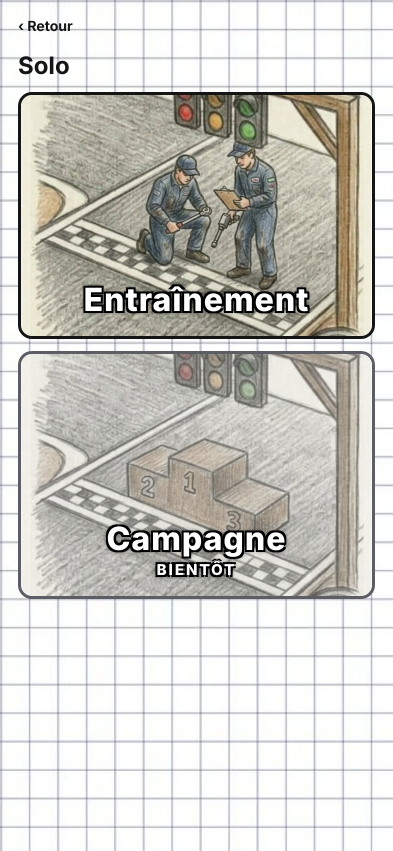
#> input picture solo134.png, 786 x 1702 px (shown at 1/2 size)
$ python boss_images.py ../solo134.png ../solo134.png
#> lines starting #> are read from the running program, lines starting #| are printed output that depends on the picture; after the words box and inside, x2 and y2 are one past the last pixel; in counts of white or black regions, pixels touching at a corner belong together
# Découpe les 8 crayons boss de l'image de Mika et fabrique assets/images/boss-<voiture>.webp (fond transparent, même échelle, pieds alignés)
import sys, numpy as np
from PIL import Image, ImageFilter
from scipy import ndimage as ndi
src = sys.argv[1]; out = sys.argv[2]
im = Image.open(src).convert('RGB')
#> im is the input picture: PIL image 786x1702 RGB; mean R, G, B 204.5, 203.3, 198.2
a = np.array(im).astype(np.int32)
H, W = a.shape[:2]
#> H = 1702; W = 786
BG = np.array([241, 234, 215])
# cases (x0, x1, y0, y1) ; clés = voiture du boss
cells = {
 'bille': (0, 250, 0, 410), 'gomme': (250, 500, 0, 410), 'compas': (500, 740, 0, 410), 'plume': (740, W, 0, 410),
 'colle': (0, 245, 410, H), 'correcteur': (245, 490, 410, H), 'portemine': (490, 700, 410, H), 'agrafeuse': (700, W, 410, H),
}
def cut(key, box):
#> called with key = 'bille', box = (0, 250, 0, 410)
    x0, x1, y0, y1 = box
    c = a[y0:y1, x0:x1]
    d = np.sqrt(((c - BG) ** 2).sum(axis=2))
    thr = 22 if key != 'agrafeuse' else 20
    bgm = d < thr
#> bgm: shape (410, 250) bool; 10.3% white; 97 white regions (86 under 20 px), largest, box (x1, y1, x2, y2) and area: (42, 190, 169, 410) 9668, (185, 375, 250, 410) 363, (72, 171, 108, 172) 36
    # le fond = ce qui touche le bord de la case
    lab, n = ndi.label(bgm)
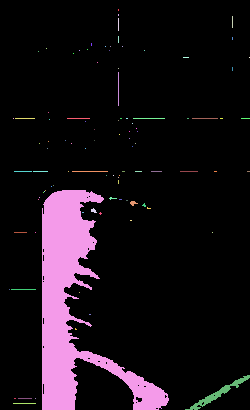
#> lab: shape (410, 250) int32; 101 distinct labels, from 0 to 100; one colour per label, 0 black
#> n = 100
    edge = set(np.unique(np.concatenate([lab[0], lab[-1], lab[:, 0], lab[:, -1]]))) - {0}
#> edge = 5 items
    flood = np.isin(lab, list(edge))
#> flood: shape (410, 250) bool; 9.8% white; 5 white regions (3 under 20 px), largest, box (x1, y1, x2, y2) and area: (42, 190, 169, 410) 9667, (185, 375, 250, 410) 363
    if key == 'agrafeuse':
        # papier découpé plus clair + fumée : on enlève aussi tout ce qui est clair et peu saturé autour
        paper = (c.min(axis=2) > 205) & (np.abs(c[:, :, 0] - c[:, :, 2]) < 45)
        lab2, n2 = ndi.label(paper | flood)
        e2 = set(np.unique(np.concatenate([lab2[0], lab2[-1], lab2[:, 0], lab2[:, -1]]))) - {0}
        flood = np.isin(lab2, list(e2))
    # zones de papier enfermées (entre le bras et le corps...) : on les retire aussi si elles sont bien plates et de la couleur du fond
    flat = d < 11
#> flat: shape (410, 250) bool; 6.9% white; 56 white regions (42 under 20 px), largest, box (x1, y1, x2, y2) and area: (44, 190, 92, 410) 6181, (143, 382, 160, 410) 189, (78, 269, 98, 278) 72
    if key == 'agrafeuse':
        flat = flat | ((c.min(axis=2) > 215) & (np.abs(c[:, :, 0] - c[:, :, 2]) < 40))
    labf, nf = ndi.label(flat & ~flood)
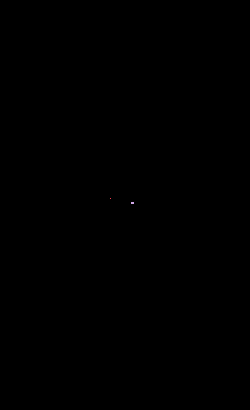
#> labf: shape (410, 250) int32; 3 distinct labels, from 0 to 2; one colour per label, 0 black
#> nf = 2
    if nf:
        areas = ndi.sum(np.ones_like(labf), labf, range(1, nf + 1))
#> areas = [1, 6]
        big = [i + 1 for i, ar in enumerate(areas) if ar > 120]
#> big = []
        flood = flood | np.isin(labf, big)
    flood = ndi.binary_opening(flood, iterations=1) | flood
    alpha = (~flood).astype(np.float32)
    # on garde seulement le plus gros objet (+ ses parties proches : accessoire, plume...)
    lab3, n3 = ndi.label(ndi.binary_dilation(alpha > 0.5, iterations=6))
#> lab3: shape (410, 250) int32; values 0 (black) and 1 (white), 95.2% white; 4 black regions (1 under 20 px), largest, box (x1, y1, x2, y2) and area: (48, 196, 89, 410) 4681, (139, 389, 161, 410) 243, (127, 377, 136, 384) 36
#> n3 = 1
    sizes = ndi.sum(alpha > 0.5, lab3, range(1, n3 + 1))
#> sizes = [92457]
    keep = lab3 == (1 + int(np.argmax(sizes)))
    alpha = alpha * keep
    # bord doux
    al = Image.fromarray((alpha * 255).astype(np.uint8)).filter(ImageFilter.GaussianBlur(0.9))
    al = np.array(al).astype(np.float32) / 255.0
#> al: shape (410, 250) float32
    al = np.clip((al - 0.15) / 0.7, 0, 1)
    # défrange : les pixels de bord prennent la couleur du voisin intérieur
    rgb = c.astype(np.float32)
    inner = ndi.binary_erosion(alpha > 0.5, iterations=2)
#> inner: shape (410, 250) bool; 85.7% white; 1 black region, box (x1, y1, x2, y2) and area: (0, 0, 250, 410) 14636
    idx = ndi.distance_transform_edt(~inner, return_distances=False, return_indices=True)
    rgb = rgb[idx[0], idx[1]]
    rgb = np.where(inner[:, :, None], c, rgb)
    ys, xs = np.where(al > 0.3)
    bb = (xs.min(), ys.min(), xs.max() + 1, ys.max() + 1)
#> bb = (0, 0, 250, 410)
    rgba = np.dstack([np.clip(rgb, 0, 255), al * 255]).astype(np.uint8)
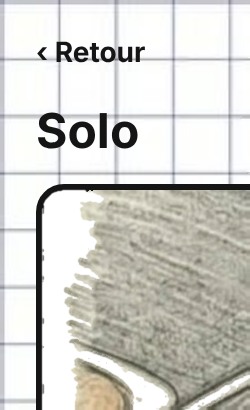
#> rgba: shape (410, 250, 4); mean R, G, B, A 198, 197, 190.8, 230; transparent parts drawn white
    return Image.fromarray(rgba, 'RGBA').crop(bb)
chars = {k: cut(k, b) for k, b in cells.items()}
#> call 2 of cut, with key = 'gomme', box = (250, 500, 0, 410)
#> in cut (call 2), `x0, x1, y0, y1 = box`: x0 = 250; x1 = 500; y0 = 0; y1 = 410
#> in cut (call 2), `bgm = d < thr`: bgm: shape (410, 250) bool; 1.3% white in thin lines or dots
#> in cut (call 2), `lab, n = ndi.label(bgm)`: lab: shape (410, 250) int32; 76 distinct labels, from 0 to 75
#> in cut (call 2), `lab, n = ndi.label(bgm)`: n = 75
#> in cut (call 2), `flood = np.isin(lab, list(edge))`: flood: shape (410, 250) bool; 0.09% white in thin lines or dots, all inside (x1, y1, x2, y2) = (0, 118, 250, 378)
#> in cut (call 2), `flat = d < 11`: flat: shape (410, 250) bool; 0.26% white in thin lines or dots, all inside (x1, y1, x2, y2) = (0, 190, 217, 377)
#> in cut (call 2), `labf, nf = ndi.label(flat & ~flood)`: labf: shape (410, 250) int32; 34 distinct labels, from 0 to 33
#> in cut (call 2), `labf, nf = ndi.label(flat & ~flood)`: nf = 33
#> in cut (call 2), `areas = ndi.sum(np.ones_like(labf), labf, range(1, nf + 1))`: areas = 33 values, max 31 at index 26, min 1 at index 2, mean 7.73
#> in cut (call 2), `lab3, n3 = ndi.label(ndi.binary_dilation(alpha > 0.5, iterations=6))`: lab3: shape (410, 250) int32; every value is 1
#> in cut (call 2), `sizes = ndi.sum(alpha > 0.5, lab3, range(1, n3 + 1))`: sizes = [102411]
#> in cut (call 2), `keep = lab3 == (1 + int(np.argmax(sizes)))`: keep: shape (410, 250) bool; every value is 1
#> in cut (call 2), `inner = ndi.binary_erosion(alpha > 0.5, iterations=2)`:
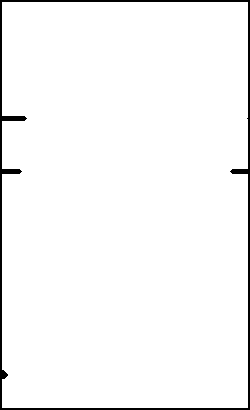
#> inner: shape (410, 250) bool; 97.1% white; 1 black region, box (x1, y1, x2, y2) and area: (0, 0, 250, 410) 2960
#> call 3 of cut, with key = 'compas', box = (500, 740, 0, 410)
#> in cut (call 3), `x0, x1, y0, y1 = box`: x0 = 500; x1 = 740
#> in cut (call 3), `bgm = d < thr`: bgm: shape (410, 240) bool; 11.7% white; 80 white regions (69 under 20 px), largest, box (x1, y1, x2, y2) and area: (37, 192, 153, 304) 5705, (218, 190, 240, 410) 4400, (135, 219, 170, 269) 751
#> in cut (call 3), `lab, n = ndi.label(bgm)`:
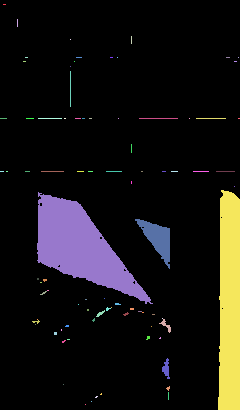
#> lab: shape (410, 240) int32; 86 distinct labels, from 0 to 85; one colour per label, 0 black
#> in cut (call 3), `lab, n = ndi.label(bgm)`: n = 85
#> in cut (call 3), `edge = set(np.unique(np.concatenate([lab[0], lab[-1], lab[:, 0], lab[:..`: edge = 4 items
#> in cut (call 3), `flood = np.isin(lab, list(edge))`: flood: shape (410, 240) bool; 4.5% white; 4 white regions (3 under 20 px), largest, box (x1, y1, x2, y2) and area: (218, 190, 240, 410) 4400
#> in cut (call 3), `flat = d < 11`: flat: shape (410, 240) bool; 9.9% white; 16 white regions (13 under 20 px), largest, box (x1, y1, x2, y2) and area: (38, 195, 150, 301) 4900, (218, 190, 240, 410) 4221, (136, 219, 170, 262) 565
#> in cut (call 3), `labf, nf = ndi.label(flat & ~flood)`:
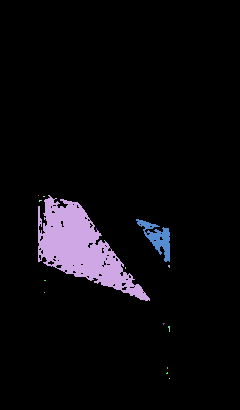
#> labf: shape (410, 240) int32; 19 distinct labels, from 0 to 18; one colour per label, 0 black
#> in cut (call 3), `labf, nf = ndi.label(flat & ~flood)`: nf = 18
#> in cut (call 3), `areas = ndi.sum(np.ones_like(labf), labf, range(1, nf + 1))`: areas = 18 values, max 4894 at index 1, min 1 at index 0, mean 305.5
#> in cut (call 3), `big = [i + 1 for i, ar in enumerate(areas) if ar > 120]`: big = [2, 6]
#> in cut (call 3), `flood = flood | np.isin(labf, big)`: flood: shape (410, 240) bool; 10% white; 6 white regions (3 under 20 px), largest, box (x1, y1, x2, y2) and area: (38, 195, 150, 301) 4894, (218, 190, 240, 410) 4400, (136, 219, 170, 262) 565
#> in cut (call 3), `lab3, n3 = ndi.label(ndi.binary_dilation(alpha > 0.5, iterations=6))`:
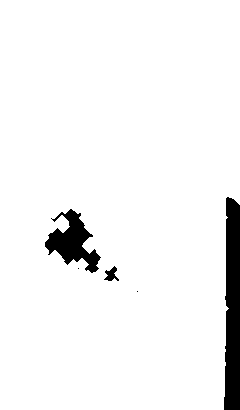
#> lab3: shape (410, 240) int32; values 0 (black) and 1 (white), 95.2% white; 5 black regions (2 under 20 px), largest, box (x1, y1, x2, y2) and area: (224, 197, 240, 410) 3002, (45, 209, 101, 273) 1605, (104, 266, 119, 281) 117
#> in cut (call 3), `sizes = ndi.sum(alpha > 0.5, lab3, range(1, n3 + 1))`: sizes = [88528]
#> in cut (call 3), `bb = (xs.min(), ys.min(), xs.max() + 1, ys.max() + 1)`: bb = (0, 0, 240, 410)
#> chars = 8 items
for k, c in chars.items(): print(k, c.size)
#> this loop made 8 passes
#> k on passes 1 to 8: 'bille', 'gomme', 'compas', 'plume', 'colle', 'correcteur', 'portemine', 'agrafeuse'
#| bille (250, 410)
#| gomme (250, 410)
#| compas (240, 410)
#| plume (46, 410)
#| colle (245, 1292)
#| correcteur (245, 1292)
#| portemine (210, 1292)
#| agrafeuse (86, 1292)
CW, CH = 340, 360
# chaque crayon est agrandi au maximum pour remplir la case (même boîte pour les 8), centré
for k, c in chars.items():
    sc = min(0.97 * CW / c.size[0], 0.97 * CH / c.size[1])
    w, h = round(c.size[0] * sc), round(c.size[1] * sc)
    print(k, 'échelle', round(sc, 2), (w, h))
    r = c.resize((w, h), Image.LANCZOS)
    canvas = Image.new('RGBA', (CW, CH), (0, 0, 0, 0))
    canvas.paste(r, ((CW - w) // 2, (CH - h) // 2), r)
    canvas.save(out + '/boss-' + k + '.webp', 'WEBP', quality=88, method=6)
#> this loop made 8 passes
#> (k, sc, w) on passes 1 to 8: ('bille', 0.852, 213), ('gomme', 0.852, 213), ('compas', 0.852, 204), ('plume', 0.852, 39), ('colle', 0.27, 66), ('correcteur', 0.27, 66), ('portemine', 0.27, 57), ('agrafeuse', 0.27, 23)
#| bille échelle 0.85 (213, 349)
#| gomme échelle 0.85 (213, 349)
#| compas échelle 0.85 (204, 349)
#| plume échelle 0.85 (39, 349)
#| colle échelle 0.27 (66, 349)
#| correcteur échelle 0.27 (66, 349)
#| portemine échelle 0.27 (57, 349)
#| agrafeuse échelle 0.27 (23, 349)
